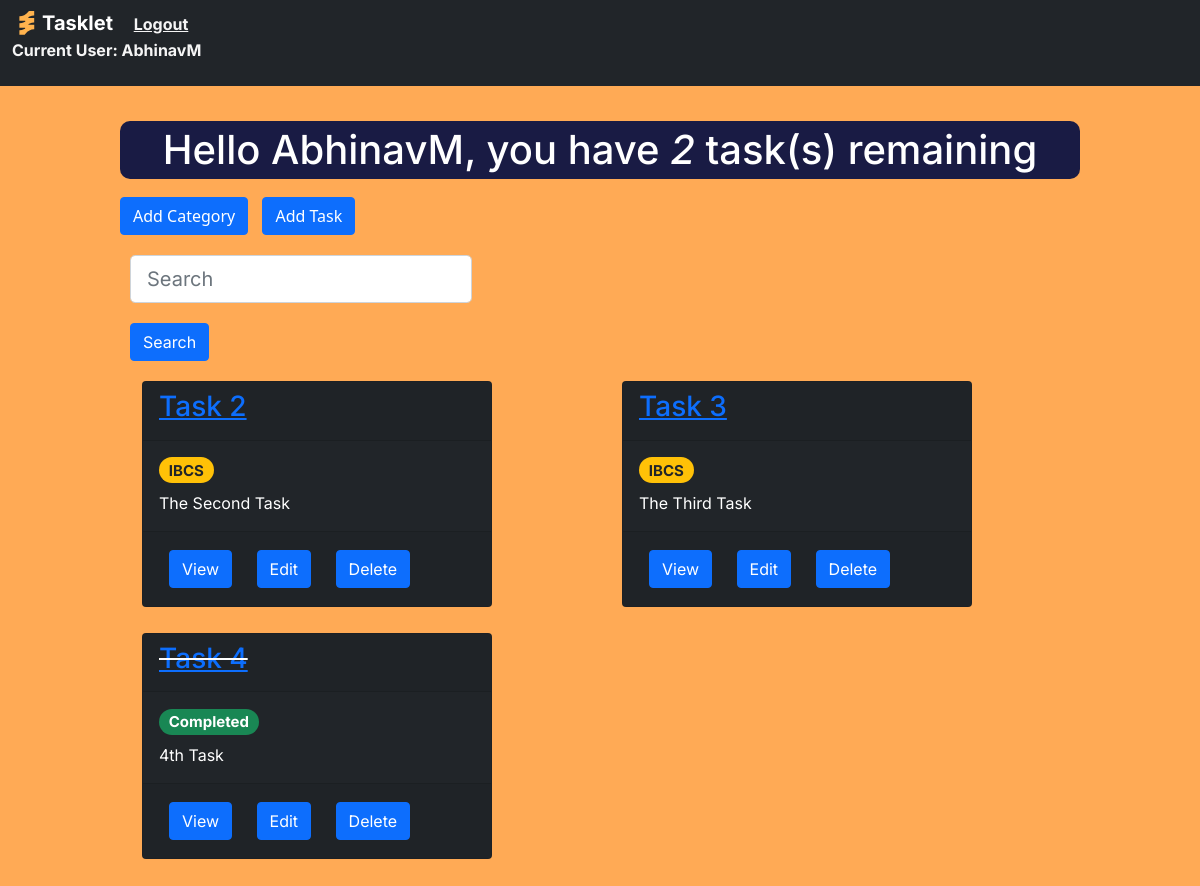
Screenshot of / (signed in) with the database file from the repository.
### base/models.py (models this page shows, shortened)
class Task(models.Model):
     Task_Category = models.ForeignKey(Category, on_delete=models.CASCADE, null=True, blank=True)
     user = models.ForeignKey(User, on_delete=models.CASCADE, null=True, blank=True)
     title = models.CharField(max_length=250)
     description = models.TextField(null=True, blank=True)
     complete = models.BooleanField(default=False)
     created = models.DateTimeField(auto_now_add=True)
     class Meta:
          ordering = ['complete']

class Category(models.Model):
     Category_User = models.ForeignKey(User, on_delete=models.CASCADE, null=True, blank=True)
     Header = models.CharField(max_length=250, null=True, blank=True)

### base/views.py (the view)
# urls.py: path('', TaskList.as_view(), name="tasks"),
class TaskList(LoginRequiredMixin,ListView):
     model = Task
     context_object_name = "tasks"
     template_name = "base/tasks.html"
     def get_context_data(self, **kwargs):
          context = super().get_context_data(**kwargs)
          context['tasks'] = context['tasks'].filter(user=self.request.user)
          context['count'] = context['tasks'].filter(complete=False).count()
          search_input = self.request.GET.get('search') or ''
          if search_input:
               context['tasks'] = context['tasks'].filter(
                title__icontains=search_input)
          context['search_input'] = search_input
          return context

### base/templates/base/tasks.html
{% extends 'base/main.html' %}
{% block content%}
<div style="background-color: #191b44; border-radius: 10px;">
<div>
<h1 style="text-align: center; color: white; font-family: 'Inter', sans-serif; padding: 5px;">
    Hello {{request.user}}, you have <i>{{count}}</i> task(s) remaining
</h1>
</div>
</div>
<a class="btn btn-primary" href="{% url 'categories' %}">Add Category</a>
<a class="btn btn-primary" href="{% url 'create-task' %}" style="margin: 10px;">Add Task</a>
<div class="input-group">
<form style="" method="GET">
    <input style="margin: 10px;" class="form-control form-control-lg"placeholder="Search" aria-label="Search" aria-describedby="search-addon" type="text" name="search" value="{{search_input}}"/>
    <input style="margin: 10px;" class="btn btn-primary" type="submit" value="Search">
</form>
</div>
<div class="container-fluid" style="font-family: 'Inter', sans-serif; display: grid; grid">
    <div class="row">
    {% for task in tasks %}
        <div class="col">
            <div class="card text-white bg-dark mb-3" style="max-width: 350px; min-width: 350px; margin: 10px;">
                {% if task.complete %}
                <div class="card-header"><h3><s><a href="{% url 'task' task.id %}">{{task.title}}</a></s></h3></div>
                {% else %}
                <div class="card-header"><h3><a href="{% url 'task' task.id %}">{{task.title}}</a></h3></div>
                {% endif %}
                <div class="card-body">
                    {% if task.complete %}
                    <h5 class="card-title"><span class="badge rounded-pill bg-success">Completed</span></h5>
                    {% else %}
                  <h5 class="card-title"><span class="badge rounded-pill bg-warning text-dark">{{task.Task_Category.Header}}</span></h5>
                  {% endif %}
                  <p class="card-text">{{task.description}}</p>
                </div>
                <div class="card-footer">
                    <a class="btn btn-primary" href="{% url 'task' task.id %}" style="margin: 10px;">View</a>
                    <a class="btn btn-primary" href="{% url 'update-task' task.id %}" style="margin: 10px;">Edit</a>
                    <a class="btn btn-primary" href="{% url 'delete-task' task.id %}" style="margin: 10px;">Delete</a>
                </div>
            </div>
        </div>
    {% empty %}
    <div class="alert alert-dark" role="alert" style="max-width: 18rem; background-color: #2a2734; color: white;">
        No Tasks Created
      </div>
    {% endfor %}
        </div>
</div>
{% endblock content%}

### base/templates/base/main.html (shortened to what this page needs)
{% load static %}
<!DOCTYPE html>
<html lang="en">
<head>
    <link href="https://cdn.jsdelivr.net/npm/bootstrap@5.1.3/dist/css/bootstrap.min.css" rel="stylesheet">
</head>
<body>
    <nav class="navbar navbar-dark bg-dark" style="background-color: rgba(255, 0, 0, 0.4); font-family: 'Inter', sans-serif; font-weight: bold; color: whitesmoke;">
        <div style="display: inline-block;" class="container-fluid">
            <a class="navbar-brand" href="{% url 'tasks' %}">
                <img src="{% static 'base/Assets/Vector.svg' %}" alt="" width="30" height="24" class="d-inline-block align-text-top">Tasklet {% if request.user.is_authenticated %}
                <a style="color: whitesmoke;" href="{% url 'logout' %}">Logout</a>
                <p style="color: whitesmoke; text-align: justify;">
                    Current User: {{request.user}}
                </p>
                {% else %}
                <a style="color: whitesmoke;" href="{% url 'login' %}">Login</a> {% endif %}
            </a>
        </div>
    </nav>
    <div class="bigcontainer">
        {% block content %} {% endblock content %}
    </div>
</body>
</html>

### rows the page displays
Task: title "Task 2", Task_Category.Header "IBCS", description "The Second Task"
Task: title "Task 3", Task_Category.Header "IBCS", description "The Third Task"
Task: title "Task 4", complete "Completed", description "4th Task"

### other values shown
{{ request.user }} "AbhinavM"
{{ count }} "2"
